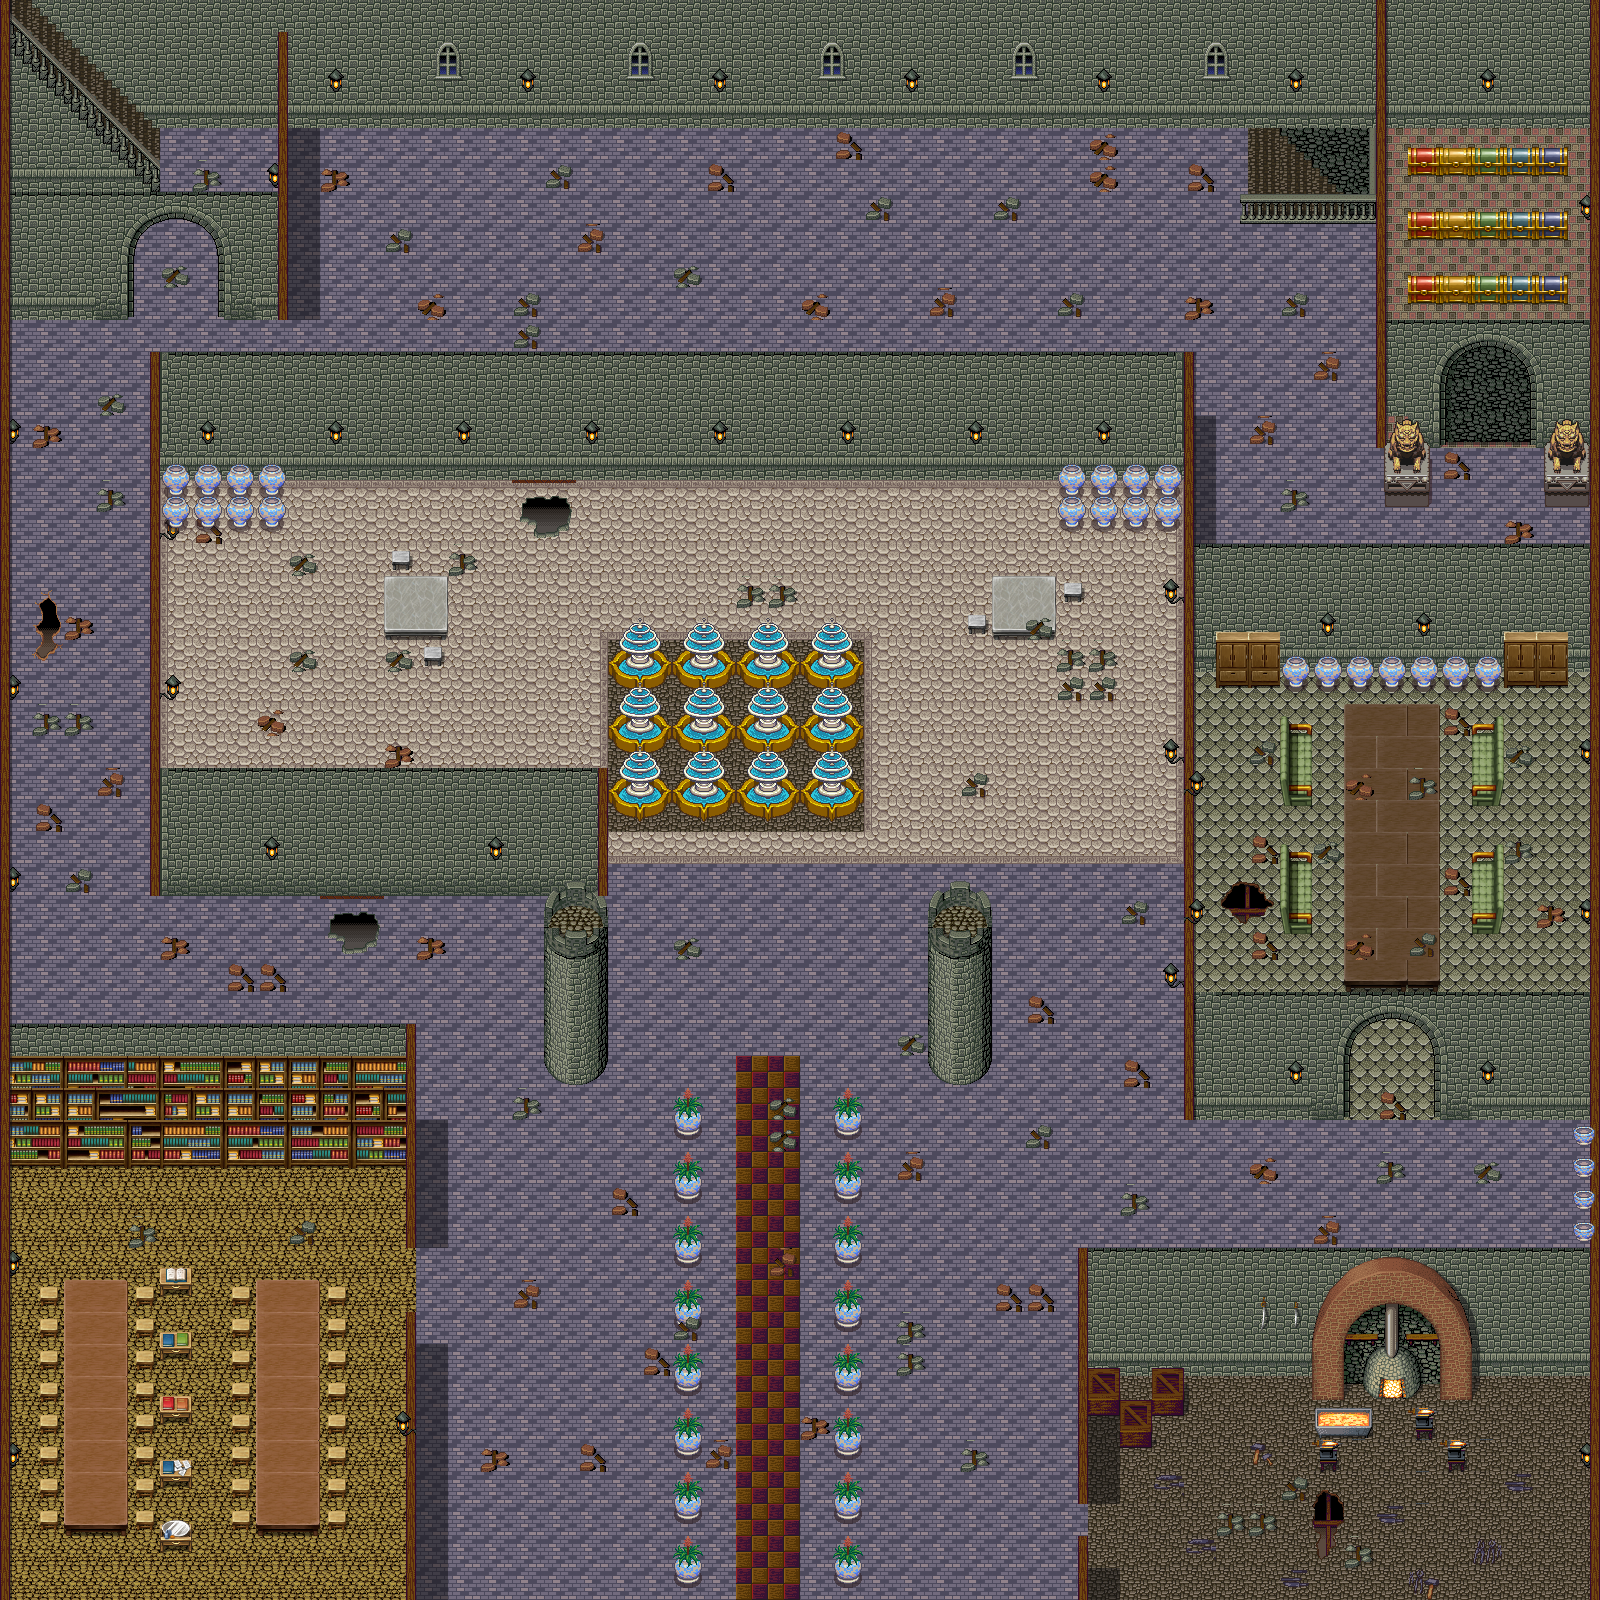

Tiled map render using the project's own tile images. Description and the map definition, with tile-layer contents summarised, below:
An orthogonal 50x50 tile map with 32x32 px tiles, 12 tile layers (Ground, Shadows, Collision, Wall, ...), 22 tilesets and 74 objects.

<map version="1.0" orientation="orthogonal" renderorder="right-down" width="50" height="50" tilewidth="32" tileheight="32" nextobjectid="96">
 <tileset firstgid="1" name="cave" tilewidth="32" tileheight="32">
  <image source="../Tilesets/cave.png" width="256" height="336" />
 </tileset>
 <tileset firstgid="81" name="DoorComp1" tilewidth="32" tileheight="32">
  <image source="../Tilesets/DoorComp1.png" width="295" height="192" />
 </tileset>
 <tileset firstgid="135" name="build_atlas" tilewidth="32" tileheight="32">
  <image source="../Tilesets/build_atlas.png" width="1024" height="1024" />
  <terraintypes>
   <terrain name="floor" tile="-1" />
  </terraintypes>
  <tile id="419" terrain="0,0,0," />
  <tile id="420" terrain="0,0,," />
  <tile id="421" terrain="0,0,,0" />
  <tile id="451" terrain="0,,0,0" />
  <tile id="452" terrain=",,0,0" />
  <tile id="453" terrain=",0,0,0" />
  <tile id="483" terrain="0,,0," />
  <tile id="484" terrain="0,0,0,0" />
  <tile id="485" terrain=",0,,0" />
 </tileset>
 <tileset firstgid="1159" name="DoorComp2" tilewidth="32" tileheight="32">
  <image source="../Tilesets/DoorComp2.png" width="384" height="256" />
 </tileset>
 <tileset firstgid="1255" name="DoorComp3" tilewidth="32" tileheight="32">
  <image source="../Tilesets/DoorComp3.png" width="384" height="256" />
 </tileset>
 <tileset firstgid="1351" name="house_inside" tilewidth="32" tileheight="32">
  <image source="../Tilesets/house_inside.png" width="512" height="448" />
 </tileset>
 <tileset firstgid="1575" name="InteriorComp3" tilewidth="32" tileheight="32">
  <image source="../Tilesets/InteriorComp3.png" width="384" height="256" />
 </tileset>
 <tileset firstgid="1671" name="InteriorItemsComp" tilewidth="32" tileheight="32">
  <image source="../Tilesets/InteriorItemsComp.png" width="725" height="512" />
 </tileset>
 <tileset firstgid="2023" name="obj_misk_atlas" tilewidth="32" tileheight="32">
  <image source="../Tilesets/obj_misk_atlas.png" width="1024" height="1024" />
 </tileset>
 <tileset firstgid="3047" name="ShelfComp" tilewidth="32" tileheight="32">
  <image source="../Tilesets/ShelfComp.png" width="512" height="512" />
 </tileset>
 <tileset firstgid="3303" name="Inq XP MT- Medieval Town1" tilewidth="32" tileheight="32">
  <image source="../Tilesets/Inq XP MT- Medieval Town1.png" width="256" height="4000" />
  <tile id="499">
   <objectgroup draworder="index" />
  </tile>
 </tileset>
 <tileset firstgid="4303" name="Inq XP MT- Medieval Town4" tilewidth="32" tileheight="32">
  <image source="../Tilesets/Inq XP MT- Medieval Town4.png" width="256" height="4259" />
 </tileset>
 <tileset firstgid="5367" name="Inq XP MT- Medieval Town2" tilewidth="32" tileheight="32">
  <image source="../Tilesets/Inq XP MT- Medieval Town2.png" width="256" height="4172" />
  <tile id="570">
   <objectgroup draworder="index">
    <object id="0" x="-4" y="-3" width="38" height="28" />
   </objectgroup>
  </tile>
 </tileset>
 <tileset firstgid="6407" name="Inq XP MT- Medieval Town3" tilewidth="32" tileheight="32">
  <image source="../Tilesets/Inq XP MT- Medieval Town3.png" width="256" height="4415" />
 </tileset>
 <tileset firstgid="7503" name="base_out_atlas" tilewidth="32" tileheight="32">
  <image source="../Tilesets/base_out_atlas.png" width="1024" height="1024" />
 </tileset>
 <tileset firstgid="8527" name="build_atlas" tilewidth="32" tileheight="32">
  <image source="../Tilesets/build_atlas.png" width="1024" height="1024" />
 </tileset>
 <tileset firstgid="9551" name="ChestComp" tilewidth="32" tileheight="32">
  <image source="../Tilesets/ChestComp.png" width="384" height="512" />
 </tileset>
 <tileset firstgid="9743" name="Images" tilewidth="128" tileheight="96">
  <tile id="0">
   <image width="128" height="96" source="../Icons 512x512/WaterFountain.png" />
  </tile>
 </tileset>
 <tileset firstgid="9744" name="WaterFountain" tilewidth="32" tileheight="32">
  <image source="../Icons 512x512/WaterFountain.png" width="128" height="96" />
  <tile id="0">
   <animation>
    <frame tileid="2" duration="300" />
    <frame tileid="0" duration="300" />
   </animation>
  </tile>
  <tile id="1">
   <animation>
    <frame tileid="3" duration="300" />
    <frame tileid="1" duration="300" />
   </animation>
  </tile>
  <tile id="4">
   <animation>
    <frame tileid="6" duration="300" />
    <frame tileid="4" duration="300" />
   </animation>
  </tile>
  <tile id="5">
   <animation>
    <frame tileid="7" duration="300" />
    <frame tileid="5" duration="300" />
   </animation>
  </tile>
  <tile id="8">
   <animation>
    <frame tileid="8" duration="300" />
    <frame tileid="10" duration="300" />
   </animation>
  </tile>
  <tile id="9">
   <animation>
    <frame tileid="9" duration="300" />
    <frame tileid="11" duration="300" />
   </animation>
  </tile>
 </tileset>
 <tileset firstgid="9756" name="Inq XP MT- Medieval Town4 see through" tilewidth="32" tileheight="32">
  <image source="../Tilesets/Inq XP MT- Medieval Town4 see through.png" width="256" height="4259" />
 </tileset>
 <tileset firstgid="10820" name="magecity_0" tilewidth="32" tileheight="32">
  <image source="../Tilesets/magecity_0.png" width="256" height="1450" />
 </tileset>
 <tileset firstgid="11180" name="woodFloors" tilewidth="32" tileheight="32">
  <image source="../Tilesets/woodFloors.png" width="256" height="256" />
 </tileset>
 <layer name="Ground" width="50" height="50">
  <data>[2500 cells, 2500 non-empty, 17 distinct tile ids]</data>
 </layer>
 <layer name="Shadows" width="50" height="50">
  <data>[2500 cells, 28 non-empty, 1 distinct tile ids]</data>
 </layer>
 <layer name="Collision" width="50" height="50">
  <data>[2500 cells, 564 non-empty, 87 distinct tile ids]</data>
 </layer>
 <objectgroup name="Rubble collision">
  <object id="89" x="1323" y="1488">
   <polyline points="0,0 17,7 21,34 16,41 9,46 8,60 -2,72 -8,53 -3,46 -9,41 -10,21 -5,8 1,1" />
  </object>
  <object id="90" x="348" y="952">
   <polyline points="0,0 21,-4 20,-7 32,-14 33,-30 23,-37 14,-43 8,-37 1,-38 -13,-38 -19,-22 -6,-16 -3,-6 -1,0" />
  </object>
  <object id="91" x="1380" y="1096">
   <polyline points="0,0 -1,23 26,27 29,8 20,-11 -1,-11" />
  </object>
  <object id="92" x="1310" y="1378">
   <polyline points="0,0 3,23 161,25 163,1" />
  </object>
  <object id="93" x="1369" y="1418">
   <polyline points="0,0 0,18 -51,20 -51,3 -1,1" />
  </object>
  <object id="94" x="1416" y="1427">
   <polyline points="0,0 0,9 16,14 19,-2 -6,-3" />
  </object>
 </objectgroup>
 <objectgroup name="Collision">
  <!-- 67 objects omitted --></objectgroup>
 <objectgroup name="Blacksmith 1 collision" />
 <layer name="Wall" width="50" height="50">
  <data>[2500 cells, 395 non-empty, 63 distinct tile ids]</data>
 </layer>
 <layer name="rubble" width="50" height="50">
  <data>[2500 cells, 131 non-empty, 26 distinct tile ids]</data>
 </layer>
 <layer name="Above" width="50" height="50">
  <data>[2500 cells, 247 non-empty, 28 distinct tile ids]</data>
 </layer>
 <layer name="Blacksmith 1-1 " width="50" height="50">
  <data>[2500 cells, 31 non-empty, 31 distinct tile ids]</data>
 </layer>
 <layer name="Blacksmith 2-1" width="50" height="50">
  <data>[2500 cells, 2 non-empty, 1 distinct tile ids]</data>
 </layer>
 <layer name="Highest" width="50" height="50">
  <data>[2500 cells, 45 non-empty, 13 distinct tile ids]</data>
 </layer>
 <layer name="Blacksmith 2-2" width="50" height="50">
  <data>[2500 cells, 4 non-empty, 4 distinct tile ids]</data>
 </layer>
 <layer name="Top" width="50" height="50">
  <data>[2500 cells, 82 non-empty, 42 distinct tile ids]</data>
 </layer>
 <layer name="Over" width="50" height="50">
  <data>[2500 cells, 51 non-empty, 17 distinct tile ids]</data>
 </layer>
</map>
<!-- 67 of 74 objects omitted -->
